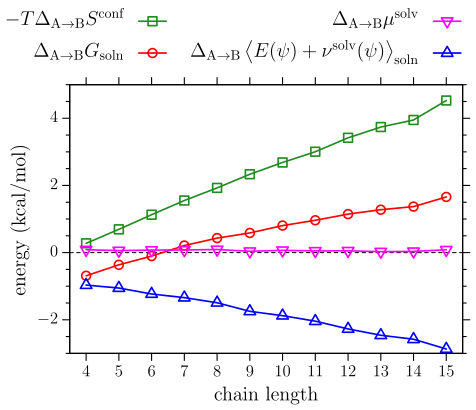

The script that saved this image:
reset


set terminal tikz createstyle color size 100mm,90mm
set output "figure5_plt.tex"

set tics out
set border lw 2
set key maxrow 3 maxcol 2 spacing 1 width 0.5 height 0.3 offset -3,1 noopaque samplen 2
set yrange[-3:5]
set xrange[3.5:15.5]
set xtics 1 font ",12"
set ytics 2 font ",12" offset 1,0
set mytics 4
set ylabel "energy (kcal/mol)" font ",14" offset -1,0
set xlabel "chain length" font ",14" offset 0,-0.5
f(x) = 0
set key font ",14"
set margin 0,0,0,7
array tit[5] = ["$-T\\Delta_{\\text{A}\\rightarrow\\text{B}}S^\\text{conf}$",\
"$\\Delta_{\\text{A}\\rightarrow\\text{B}}\\ev{E(\\psi)+\\nu^\\text{solv}(\\psi)}_\\text{soln}$",\
"$\\Delta_{\\text{A}\\rightarrow\\text{B}}G_\\text{soln}$",\
"$\\Delta_{\\text{A}\\rightarrow\\text{B}}\\mu^\\text{solv}$",\
"$\\Delta_{\\text{A}\\rightarrow\\text{B}}\\ev{\\nu^\\text{solv}(\\psi)}$"]
p \
f(x) w l lw 1.8 dt (3.5,3.5) notitle,\
"alkane.dat" u 1:($8) w linespoint lw 3 pt 4 ps 2 lc rgb "forest-green" title tit[1] at 0.15,0.94,\
"alkane.dat" u 1:($7) w linespoint lw 3 pt 6 ps 2 lc rgb "red" title tit[3] at 0.15,0.85,\
"alkane.dat" u 1:6 w linespoint lw 3 pt 10 ps 3 lc rgb "magenta" title tit[4] at 0.9,0.94,\
"alkane.dat" u 1:($3+$5) w linespoint lw 3 pt 8 ps 3 lc rgb "blue" title tit[2] at 0.9,0.85
